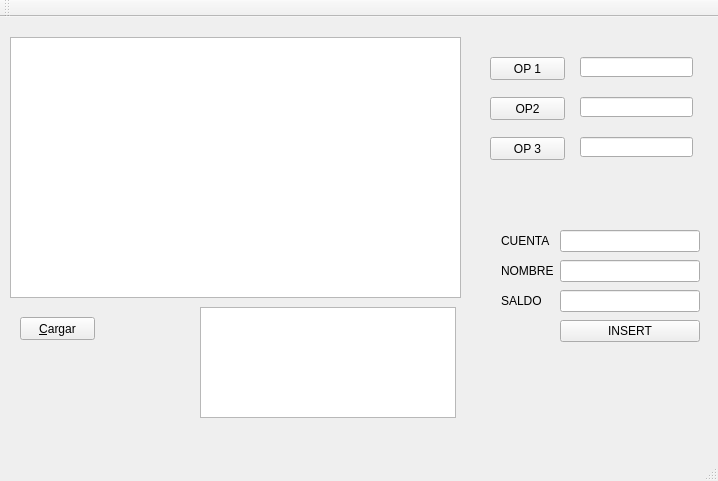
<?xml version="1.0" encoding="UTF-8"?>
<ui version="4.0">
 <class>MainWindow</class>
 <widget class="QMainWindow" name="MainWindow">
  <property name="geometry">
   <rect>
    <x>0</x>
    <y>0</y>
    <width>718</width>
    <height>481</height>
   </rect>
  </property>
  <property name="windowTitle">
   <string>MainWindow</string>
  </property>
  <widget class="QWidget" name="centralWidget">
   <widget class="QTableWidget" name="tableWidget">
    <property name="geometry">
     <rect>
      <x>10</x>
      <y>20</y>
      <width>451</width>
      <height>261</height>
     </rect>
    </property>
   </widget>
   <widget class="QPushButton" name="pushButton">
    <property name="geometry">
     <rect>
      <x>20</x>
      <y>300</y>
      <width>75</width>
      <height>23</height>
     </rect>
    </property>
    <property name="text">
     <string>&amp;Cargar</string>
    </property>
   </widget>
   <widget class="QLineEdit" name="lineEdit">
    <property name="geometry">
     <rect>
      <x>580</x>
      <y>40</y>
      <width>113</width>
      <height>20</height>
     </rect>
    </property>
   </widget>
   <widget class="QPushButton" name="pushButton_2">
    <property name="geometry">
     <rect>
      <x>490</x>
      <y>40</y>
      <width>75</width>
      <height>23</height>
     </rect>
    </property>
    <property name="text">
     <string>OP 1</string>
    </property>
   </widget>
   <widget class="QLineEdit" name="lineEdit_2">
    <property name="geometry">
     <rect>
      <x>580</x>
      <y>80</y>
      <width>113</width>
      <height>20</height>
     </rect>
    </property>
   </widget>
   <widget class="QPushButton" name="pushButton_3">
    <property name="geometry">
     <rect>
      <x>490</x>
      <y>80</y>
      <width>75</width>
      <height>23</height>
     </rect>
    </property>
    <property name="text">
     <string>OP2</string>
    </property>
   </widget>
   <widget class="QLineEdit" name="lineEdit_3">
    <property name="geometry">
     <rect>
      <x>580</x>
      <y>120</y>
      <width>113</width>
      <height>20</height>
     </rect>
    </property>
   </widget>
   <widget class="QPushButton" name="pushButton_4">
    <property name="geometry">
     <rect>
      <x>490</x>
      <y>120</y>
      <width>75</width>
      <height>23</height>
     </rect>
    </property>
    <property name="text">
     <string>OP 3</string>
    </property>
   </widget>
   <widget class="QWidget" name="layoutWidget">
    <property name="geometry">
     <rect>
      <x>490</x>
      <y>200</y>
      <width>221</width>
      <height>141</height>
     </rect>
    </property>
    <layout class="QGridLayout" name="gridLayout">
     <item row="0" column="0">
      <widget class="QLabel" name="label">
       <property name="text">
        <string>CUENTA</string>
       </property>
      </widget>
     </item>
     <item row="0" column="1">
      <widget class="QLineEdit" name="lineEdit_4"/>
     </item>
     <item row="1" column="0">
      <widget class="QLabel" name="label_2">
       <property name="text">
        <string>NOMBRE</string>
       </property>
      </widget>
     </item>
     <item row="1" column="1">
      <widget class="QLineEdit" name="lineEdit_5"/>
     </item>
     <item row="2" column="0">
      <widget class="QLabel" name="label_3">
       <property name="text">
        <string>SALDO</string>
       </property>
      </widget>
     </item>
     <item row="2" column="1">
      <widget class="QLineEdit" name="lineEdit_6"/>
     </item>
     <item row="3" column="1">
      <widget class="QPushButton" name="pushButton_5">
       <property name="text">
        <string>INSERT</string>
       </property>
      </widget>
     </item>
    </layout>
   </widget>
   <widget class="QTableWidget" name="tableWidget_2">
    <property name="geometry">
     <rect>
      <x>200</x>
      <y>290</y>
      <width>256</width>
      <height>111</height>
     </rect>
    </property>
   </widget>
  </widget>
  <widget class="QMenuBar" name="menuBar">
   <property name="geometry">
    <rect>
     <x>0</x>
     <y>0</y>
     <width>718</width>
     <height>21</height>
    </rect>
   </property>
  </widget>
  <widget class="QToolBar" name="mainToolBar">
   <attribute name="toolBarArea">
    <enum>TopToolBarArea</enum>
   </attribute>
   <attribute name="toolBarBreak">
    <bool>false</bool>
   </attribute>
  </widget>
  <widget class="QStatusBar" name="statusBar"/>
 </widget>
 <layoutdefault spacing="6" margin="11"/>
 <resources/>
 <connections/>
</ui>
